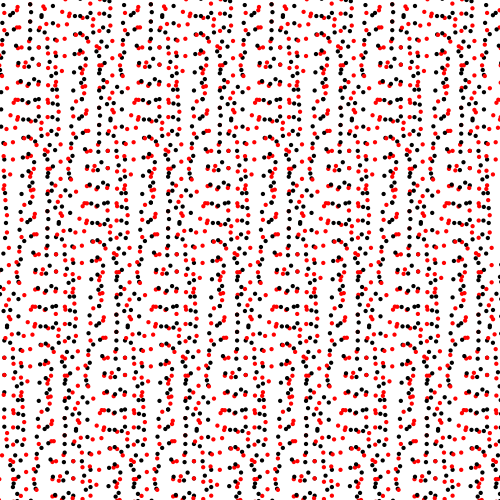
Frame 1 (no input)
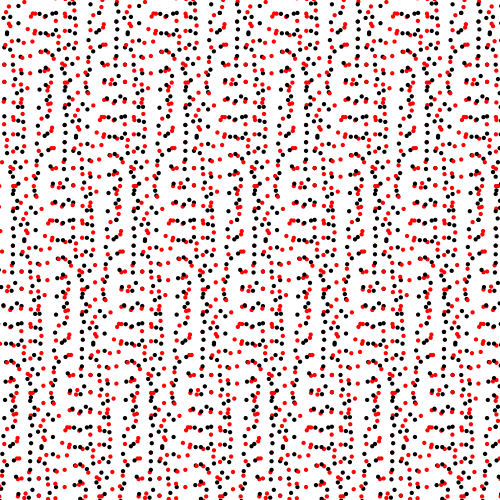
Frame 60 (the mouse pressed at the canvas centre just before this capture)
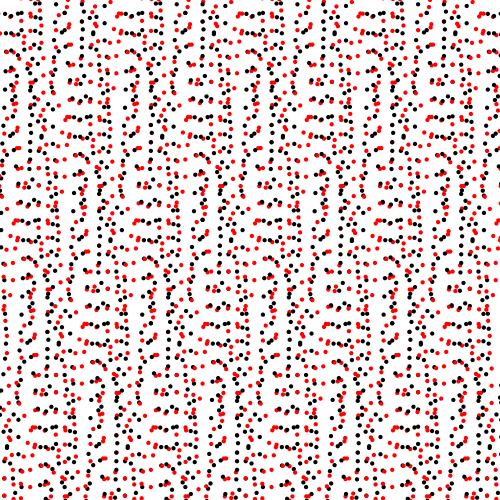
Frame 120 (the mouse held since frame 60 and released just before this capture)

The Processing sketch that drew these frames (run headless with seeded random() and noise(); from frame 60 on, the mouse is pressed at the canvas centre):

// Processing sketch: processing_150714
// ── processing_150714.pde

/*
 * Creative Coding
 * Week 2, 05 - Moving Patterns 1
 * by Indae Hwang and Jon McCormack
 * Copyright (c) 2014 Monash University
 *
 * This sketch builds on the previous sketches, drawing shapes based on the
 * current framerate. The movement of individual shapes combine to create a
 * gestalt field of motion. Use the arrow keys on your keyboard to change the
 * frame rate. 
 * 
 */

// variable used to store the current frame rate value
int frame_rate_value;

void setup() {
  size(500, 500);
  smooth();
  frame_rate_value = 21;
  frameRate(frame_rate_value);
  rectMode(CENTER);
  background(255);
}


void draw() {

  background(255);

  int num = 30;
  int margin = 0;
  float gutter = 0; //distance between each cell
  float cellsize = ( width - (2 * margin) - gutter * (num - 1) ) / (num - 1);

  int circleNumber = 0; // counter
  for (int i=0; i<num; i++) {
    for (int j=0; j<num; j++) {
      circleNumber = (i * num) + j; // different way to calculate the circle number from w2_04

      float tx = margin + cellsize * i + gutter * i;
      float ty = margin + cellsize * j + gutter * j;

      movingCircle(tx, ty, cellsize, circleNumber);
    }
  }
} //end of draw 


void movingCircle(float x, float y, float size, int circleNum) {

  float finalAngle;
  finalAngle = frameCount + circleNum;

  //the rotating angle for each tempX and tempY postion is affected by frameRate and angle;  
  float tempX =  (size / 2) * sin(PI / frame_rate_value * finalAngle);
  float tempY = (size / 2) * cos(PI / frame_rate_value * finalAngle);
  pushMatrix();
  translate(x,y);
  rotate(int(tempX)*PI/16);
  noStroke();
  fill(0);
  ellipse(3*size/4, 3*size/4, size/4, size/4);
  rotate(int(tempY)*PI/16);
fill(255,0,0);
  ellipse(-size/4, 3*size/4, size/4, size/4);
  fill(0);

  ellipse(size/4, -size/4, size/4, size/4);
fill(255,0,0);

  ellipse(-3*size/4, -3*size/4, size/4, size/4);
  //line(x, y, tempX, tempY);
  popMatrix();
}


/*
 * keyReleased function
 *
 * called automatically by Processing when a keyboard key is released
 */
void keyReleased() {

  // right arrow -- increase frame_rate_value
  if (keyCode == RIGHT && frame_rate_value < 60) {
    frame_rate_value++;
  }

  // left arrow -- decrease frame_rate_value
  if ( keyCode == LEFT && frame_rate_value > 1) {
    frame_rate_value--;
  }

  // set the frameRate and print current value on the screen
  frameRate(frame_rate_value);
  println("Current frame Rate is: " + frame_rate_value);
}
